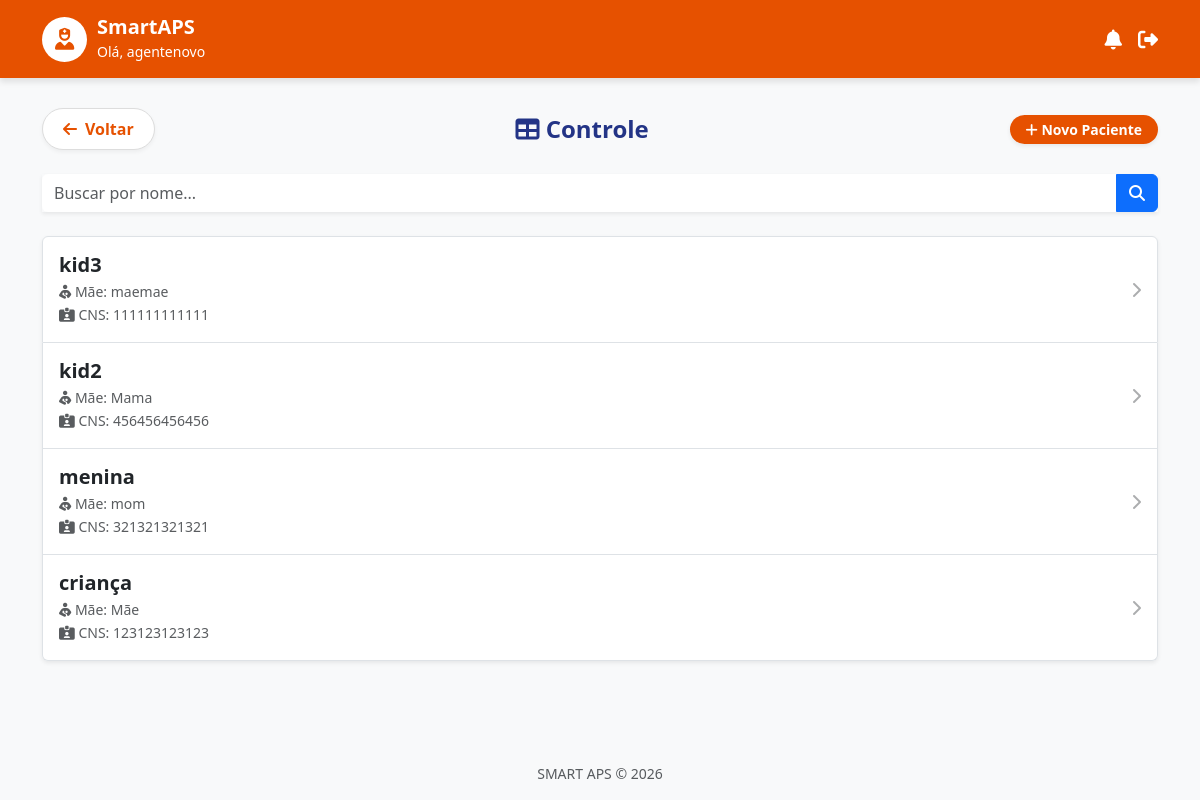
Screenshot of /criancas/ (signed in) with the database file from the repository.
### core/models.py (models this page shows, shortened)
class UsuarioACS(AbstractUser):
    cnes_unidade = models.CharField("CNES da Unidade", max_length=20, blank=True)
    class Meta:
        verbose_name = "Agente Comunitário de Saúde"
        verbose_name_plural = "Agentes Comunitários de Saúde"

class Crianca(models.Model):
    SEXO_CHOICES = [
        ('M', 'Masculino'),
        ('F', 'Feminino'),
    ]
    nome = models.CharField(max_length=200)
    data_nascimento = models.DateField()
    cpf = models.CharField("CPF", max_length=14, unique=True) # Sugestão: usar lib django-localflavor-br depois
    cns = models.CharField("CNS", max_length=15, unique=True)
    localidade = models.CharField(max_length=100)
    nome_mae = models.CharField("Nome da Mãe", max_length=200)
    sexo = models.CharField(max_length=1, choices=SEXO_CHOICES)
    criado_em = models.DateTimeField(auto_now_add=True)
    cadastrado_por = models.ForeignKey(UsuarioACS, on_delete=models.SET_NULL, null=True)

### core/views.py (the view)
# urls.py: path('criancas/', views.lista_criancas, name='lista_criancas'), # Nova rota
@never_cache
@login_required
def lista_criancas(request):
    query = request.GET.get('busca')
    if query:
        criancas = Crianca.objects.filter(nome__icontains=query)
    else:
        criancas = Crianca.objects.all().order_by('-criado_em')[:20]
    return render(request, 'lista_criancas.html', {'criancas': criancas})

### core/templates/lista_criancas.html (shortened to what this page needs)
{% extends 'base.html' %}
{% block content %}
<div class="d-flex justify-content-between align-items-center mb-4">
    <a href="{% url 'index' %}" class="btn-voltar-destaque">
        <i class="fa-solid fa-arrow-left"></i> Voltar
    </a>
    <h4 class="text-primary fw-bold m-0"><i class="fa-solid fa-table"></i> Controle</h4>
    <a href="{% url 'cadastrar_crianca' %}" class="btn btn-laranja shadow-sm rounded-pill btn-sm px-3">
        <i class="fa-solid fa-plus"></i> Novo Paciente
    </a>
</div>
<form method="get" class="mb-4">
    <div class="input-group shadow-sm">
        <input type="text" name="busca" class="form-control border-0" placeholder="Buscar por nome..." value="{{ request.GET.busca|default:'' }}">
        <button class="btn btn-primary" type="submit"><i class="fa-solid fa-magnifying-glass"></i></button>
    </div>
</form>
<div class="list-group shadow-sm">
    {% for crianca in criancas %}
    <a href="{% url 'cartao_vacina' crianca.id %}" class="list-group-item list-group-item-action d-flex justify-content-between align-items-center p-3 border-bottom">
        <div>
            <h5 class="mb-1 fw-bold text-dark">{{ crianca.nome }}</h5>
            <small class="text-muted d-block">
                <i class="fa-solid fa-person-breastfeeding"></i> Mãe: {{ crianca.nome_mae }}
            </small>
            <small class="text-muted">
                <i class="fa-solid fa-id-card-clip"></i> CNS: {{ crianca.cns }}
            </small>
        </div>
        <i class="fa-solid fa-chevron-right text-muted opacity-50"></i>
    </a>
    {% empty %}
    <div class="alert alert-light text-center py-5">
        <i class="fa-solid fa-child-reaching fa-3x text-muted mb-3"></i><br>
        Nenhuma criança encontrada.
    </div>
    {% endfor %}
</div>
{% endblock %}

### core/templates/base.html (shortened to what this page needs)
<!DOCTYPE html>
<html lang="pt-br">
<head>
    <link href="https://cdn.jsdelivr.net/npm/bootstrap@5.3.0/dist/css/bootstrap.min.css" rel="stylesheet">
    <link href="https://cdnjs.cloudflare.com/ajax/libs/font-awesome/6.4.0/css/all.min.css" rel="stylesheet">
</head>
<body>
    <div class="header-custom">
        <div class="container d-flex justify-content-between align-items-center">
            <div class="d-flex align-items-center">
                <div class="user-avatar">
                    <i class="fa-solid fa-user-nurse"></i>
                </div>
                <div>
                    <h5 class="m-0 fw-bold text-white" style="color: white !important;">SmartAPS</h5>
                    <small>Olá, {{ user.username|default:"ACS" }}</small>
                </div>
            </div>
            <div class="d-flex gap-3 align-items-center">
                <i class="fa-solid fa-bell fa-lg" style="cursor: pointer;"></i>
                {% if user.is_authenticated %}
                <form method="post" action="{% url 'logout' %}" class="d-inline m-0 p-0">
                    <button type="submit" class="btn p-0 border-0 bg-transparent text-white" title="Sair">
                        <i class="fa-solid fa-right-from-bracket fa-lg"></i>
                    </button>
                </form>
                {% endif %}
            </div>
        </div>
    </div>
    <div class="container flex-grow-1 mb-5">
        {% block content %}{% endblock %}
    </div>
    <footer class="text-center py-3 text-muted small mt-auto">
        SMART APS &copy; {% now "Y" %}
    </footer>
</body>
</html>

### core/templates/base.html (style rules this page uses)
:root { --primary-color: #E65100; --primary-hover: #BF360C; --secondary-blue: #233486; --bg-color: #F8F9FA; --status-atrasada-bg: #FFEBEE; --status-atrasada-text: #D32F2F; --status-atrasada-border: #EF5350; --status-aplicada-bg: #E8F5E9; --status-aplicada-text: #2E7D32; --status-aplicada-border: #66BB6A; --status-pendente-bg: #F5F5F5; --status-pendente-text: #616161; --status-pendente-border: #BDBDBD; }
body { background-color: var(--bg-color); font-family: 'Segoe UI', Tahoma, Geneva, Verdana, sans-serif; min-height: 100vh; display: flex; flex-direction: column; }
.header-custom { background-color: var(--primary-color); color: white; padding: 15px 0; box-shadow: 0 4px 6px rgba(0,0,0,0.1); margin-bottom: 30px; }
.user-avatar { background-color: white; color: var(--primary-color); border: 2px solid rgba(255,255,255,0.8); width: 45px; height: 45px; border-radius: 50%; display: inline-flex; align-items: center; justify-content: center; font-size: 22px; margin-right: 10px; }
h1, h2, h3, h4, h5, .text-primary { color: var(--secondary-blue) !important; }
.btn-voltar-destaque { background-color: white; color: var(--primary-color); border: 1px solid #ddd; font-weight: 600; border-radius: 50px; padding: 8px 20px; text-decoration: none; display: inline-flex; align-items: center; gap: 8px; transition: all 0.2s; box-shadow: 0 2px 4px rgba(0,0,0,0.05); }
.btn-laranja { background-color: var(--primary-color) !important; color: white !important; border: none; font-weight: bold; }

### rows the page displays
UsuarioACS: username "agentenovo"
Crianca: nome "kid3", nome_mae "maemae", cns "111111111111"
Crianca: nome "kid2", nome_mae "Mama", cns "456456456456"
Crianca: nome "menina", nome_mae "mom", cns "321321321321"
Crianca: nome "criança", nome_mae "Mãe", cns "123123123123"
